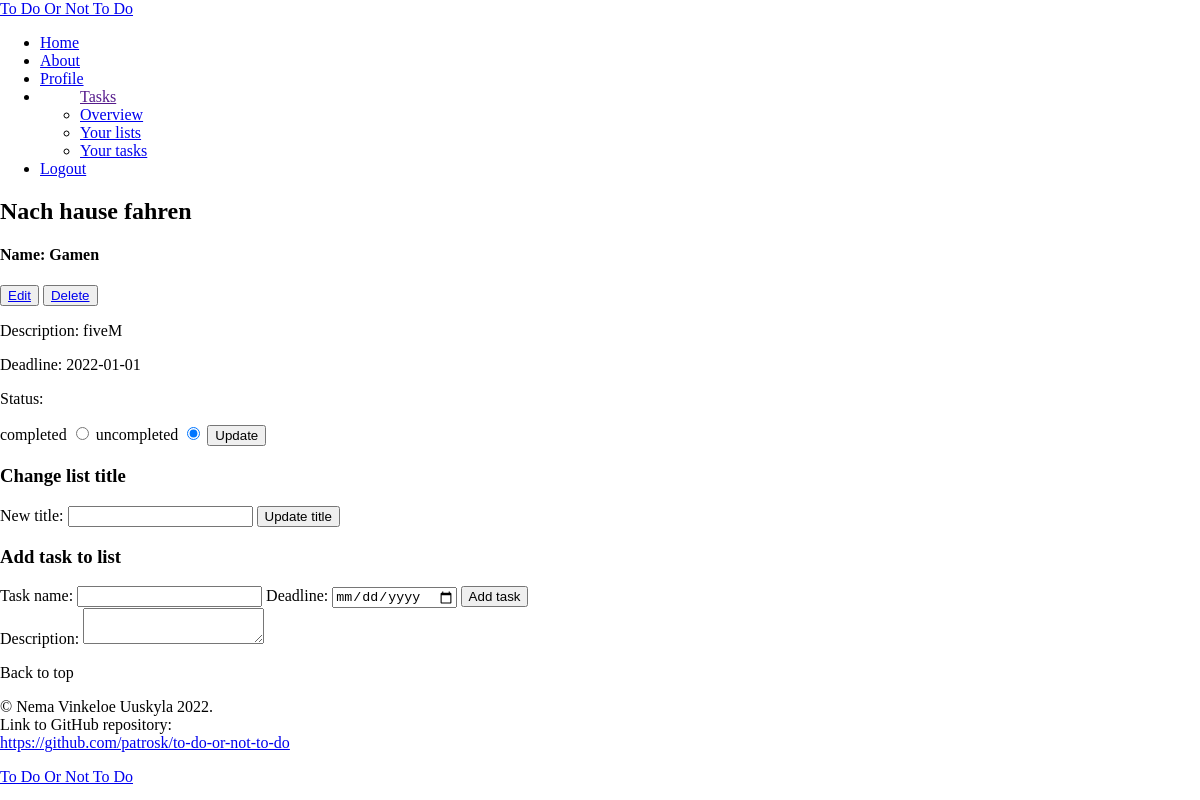
Page /single_list.php?id=22 (signed in) on the earlier database version.
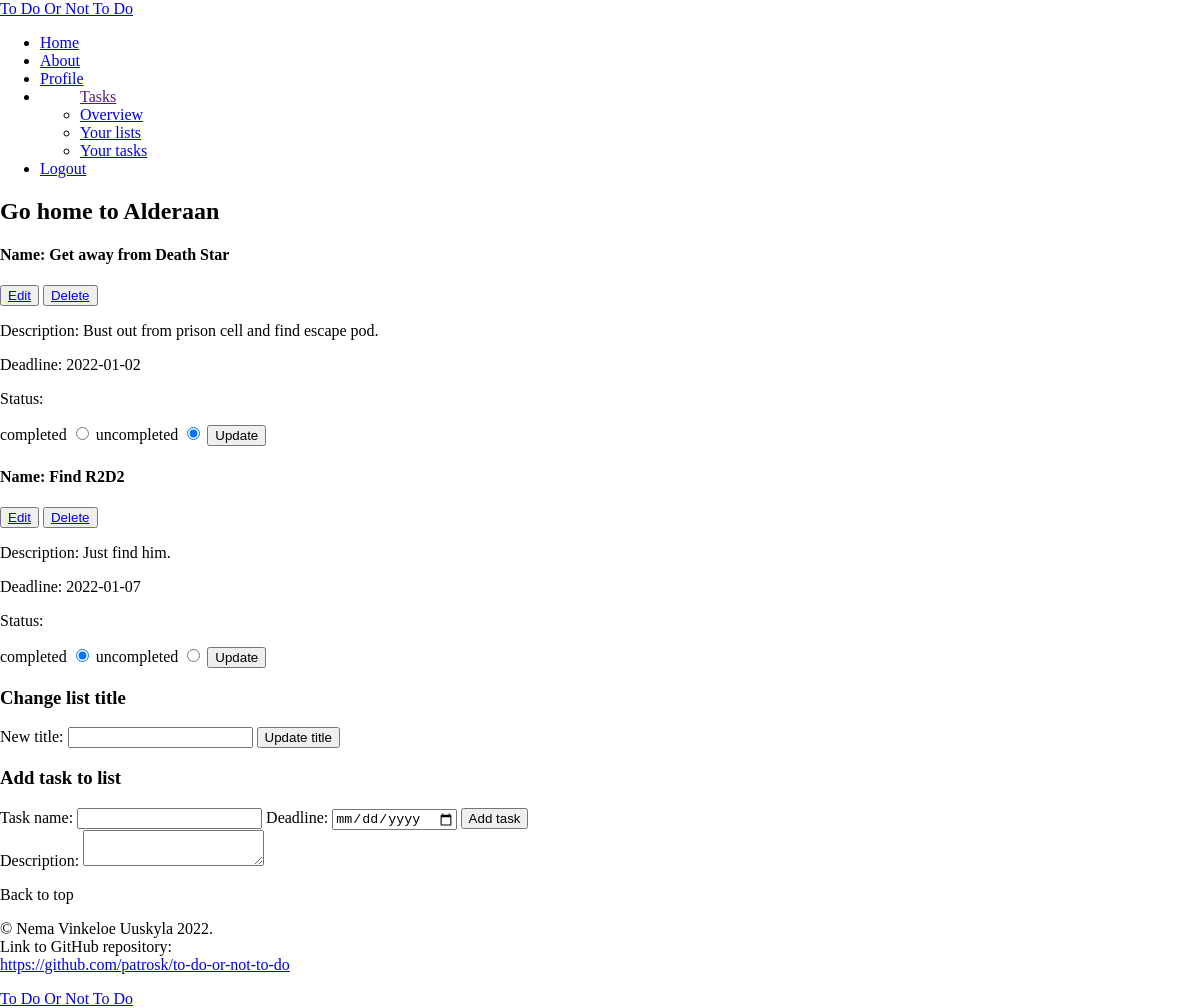
Same page on the later database version.
### tables this page shows
CREATE TABLE lists (
	id INTEGER PRIMARY KEY AUTOINCREMENT,
	title VARCHAR,
	user_id VARCHAR,
	FOREIGN KEY (user_id) REFERENCES users(id)
);

CREATE TABLE tasks (
	id INTEGER PRIMARY KEY AUTOINCREMENT,
	user_id INTEGER,
	list_id INTEGER,
	name VARCHAR,
	description VARCHAR,
	created_at DATETIME,
	deadline_at DATETIME,
	completed_at DATETIME,
	FOREIGN KEY (user_id) REFERENCES users(id), 
	FOREIGN KEY (list_id) REFERENCES lists(id)
);

### app/config.php (called while the page is built, shortened)
<?php
return [
    'title' => 'To Do Or Not To Do',
    'database_path' => sprintf('sqlite:%s/database/database.db', __DIR__),
];

### app/autoload.php (called while the page is built, shortened)
<?php
require __DIR__ . '/config.php';
require __DIR__ . '/functions.php';
$config = require __DIR__ . '/config.php';

### app/functions.php (called while the page is built, shortened)
<?php
function is_logged_in()
{
    if (isset($_SESSION['user'])) {
        $user = $_SESSION['user'];
        return $user;
    }
}
function get_lists(object $database)
{
    $user_id = $_SESSION['user']['id'];
    $statement = $database->prepare("SELECT * FROM lists WHERE user_id = :id");
    $statement->bindParam(':id', $user_id, PDO::PARAM_INT);
    $statement->execute();
    $lists = $statement->fetchAll(PDO::FETCH_ASSOC);
    return $lists;
}
function get_tasks_from_list(object $database, $integer)
{
    $user_id = $_SESSION['user']['id'];
    $list_id = $integer;
    $statement = $database->prepare("SELECT * FROM tasks WHERE user_id = :user_id AND list_id = :list_id");
    $statement->bindParam(':user_id', $user_id, PDO::PARAM_INT);
    $statement->bindParam(':list_id', $list_id, PDO::PARAM_INT);
    $statement->execute();
    $tasks = $statement->fetchAll(PDO::FETCH_ASSOC);
    return $tasks;
}

### single_list.php (the view, shortened to what this page needs)
<?php
require __DIR__ . '/app/autoload.php';
require __DIR__ . '/views/header.php';
require __DIR__ . '/views/navigation.php';
?>
<?php
$id = $_GET['id'];
$lists = get_lists($database);
$tasks = get_tasks_from_list($database, $id);
foreach ($lists as $list) : ?>
    <?php if ($list['id'] == $id) : ?>
        <h2><?= $list['title'] ?></h2>
    <?php endif ?>
<?php endforeach ?>
<?php
foreach ($tasks as $task) : ?>
    <?php
    if (isset($task['completed_at'])) {
        $status_completed = 'checked';
        $status_uncompleted = '';
    } else {
        $status_completed = '';
        $status_uncompleted = 'checked';
    } ?>
    <h4>Name: <?= $task['name'] ?></h4>
    <button>
        <a href="/popup.php?id=<?= $id ?>&task_id=<?= $task['id'] ?>">Edit</a>
    </button>
    <button>
        <a href="/app/tasks/delete.php?id=<?= $id ?>&task_id=<?= $task['id'] ?>">Delete</a>
    </button>
    <p>Description: <?= $task['description'] ?></p>
    <p>Deadline: <?= $task['deadline_at'] ?></p>
    <p>Status:</p>
    <form action="/app/tasks/status.php?list_id=<?= $id ?>&task_id=<?= $task['id'] ?>" method="post">
        <label for="completed">completed</label>
        <input name="status" id="completed" value="completed" type="radio" <?= $status_completed ?>>
        <label for="uncompleted">uncompleted</label>
        <input name="status" id="uncompleted" value="uncompleted" type="radio" <?= $status_uncompleted ?>>
        <button type="submit">Update</button>
    </form>
<?php endforeach ?>
<h3>Change list title</h3>
<form action="/app/lists/update.php?id=<?= $id ?>" method="post">
    <label for="title">New title: </label>
    <input name="title" id="title" type="text">
    <button type="submit">Update title</button>
</form>
<h3>Add task to list</h3>
<form action="/app/tasks/create.php?id=<?= $id ?>" method="post" id="new_task">
    <label for="name">Task name: </label>
    <input name="name" id="name" type="text">
    <label for="deadline">Deadline: </label>
    <input name="deadline" id="deadline" type="date">
    <button type="submit">Add task</button>
</form>
<label for="description">Description: </label>
<textarea name="description" id="description" form="new_task"></textarea>
<?php require __DIR__ . '/views/footer.php';

### views/header.php (shortened to what this page needs)
<!DOCTYPE html>
<html lang="en">
<head>
    <link rel="stylesheet" href="../assets/styles/style.css">
    <link rel="stylesheet" href="../assets/styles/header.css">
    <link rel="stylesheet" href="../assets/styles/navigation.css">
    <link rel="stylesheet" href="../assets/styles/footer.css">
</head>
<body>

### views/navigation.php (shortened to what this page needs)
<header>
    <nav class="navbar navbar-expand-lg navbar-light bg-light">
        <a class="navbar-brand" href="/index.php"><?= $config['title'] ?></a>
        <ul class="navbar-nav">
            <li class="nav-item">
                <a class="nav-link" href="/index.php">Home</a>
            </li>
            <li class="nav-item">
                <a class="nav-link" href="/about.php">About</a>
            </li>
            <?php if (is_logged_in()) : ?>
                <li class="nav-item">
                    <a class="nav-link" href="../profile.php">Profile</a>
                </li>
                <li>
                    <ul><a href="">Tasks</a>
                        <li class="nav-item">
                            <a class="nav-link" href="/overview.php">Overview</a>
                        </li>
                        <li class="nav-item">
                            <a class="nav-link" href="/lists.php">Your lists</a>
                        </li>
                        <li class="nav-item">
                            <a class="nav-link" href="/tasks.php">Your tasks</a>
                        </li>
                    </ul>
                </li>
                <li class="nav-item">
                    <a class="nav-link" href="/app/users/logout.php">Logout</a>
                </li>
            <?php endif ?>
        </ul>
    </nav>
</header>

### views/footer.php (shortened to what this page needs)
<footer>
    <p>Back to top</p>
    <p>© Nema Vinkeloe Uuskyla 2022.<br>
        Link to GitHub repository:<br>
        <a href="https://github.com/patrosk/to-do-or-not-to-do">https://github.com/patrosk/to-do-or-not-to-do</a>
    </p>
    <a class="navbar-brand" href="/index.php"><?= $config['title'] ?></a>
</footer>
</body>
</html>

### assets/styles/header.css (style rules this page uses)
* { box-sizing: border-box; }
body { margin: 0; }

Differences in the rows shown:
removed tasks: name "Gamen", description "fiveM", deadline_at "2022-01-01"
changed lists: title "Nach hause fahren" → "Go home to Alderaan"
added tasks: name "Get away from Death Star", description "Bust out from prison cell and find escape pod.", deadline_at "2022-01-02"
added tasks: name "Find R2D2", description "Just find him.", deadline_at "2022-01-07"
